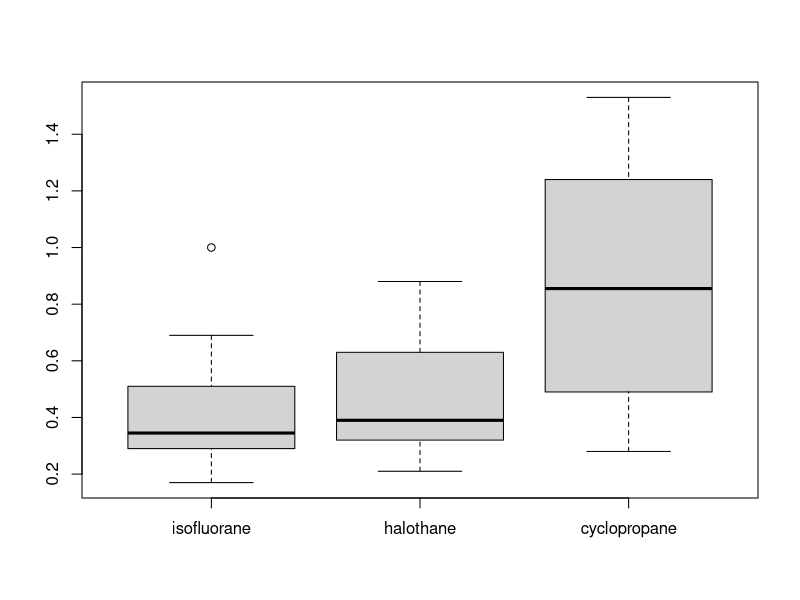
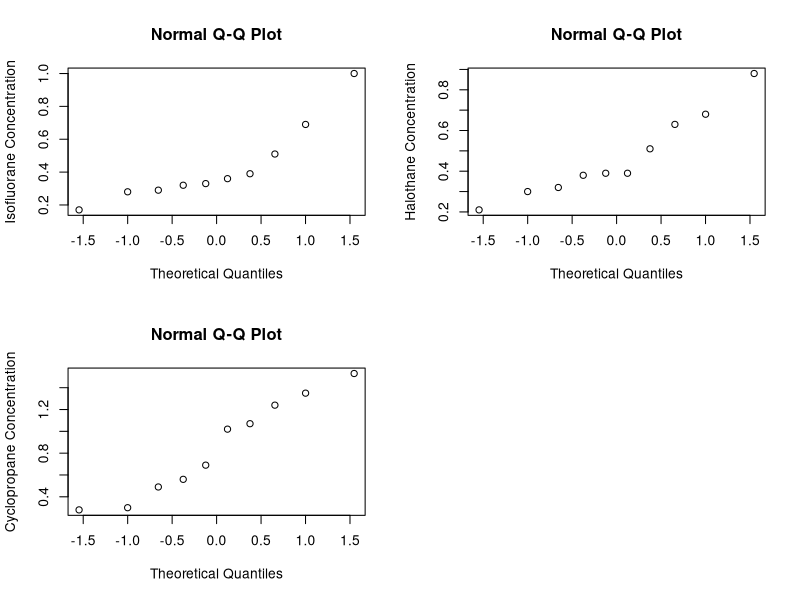

These figures' R source, in order: (Note: this script raises an error after producing the figures.)
#4.1

dogs = read.table("dogs.txt", header=T)
len=length(dogs[,1])
boxplot(dogs)

#4.2
par(mfrow=c(2,2))
qqnorm(dogs[,1],ylab="Isofluorane Concentration")
qqnorm(dogs[,2],ylab="Halothane Concentration")
qqnorm(dogs[,3],ylab="Cyclopropane Concentration")

#4.3
dogframe = data.frame(yield=as.vector(as.matrix(dogs)),
                      variety=factor(rep(1:3,each=10)))
dogaov=lm(yield~variety,data=dogframe)
anova(dogaov)
summary(dogaov)

#Calculate expected value
u1=0.4340; 
u2=0.0350+u1
u3=0.4190+u1

print(u1,u2,u3)
#4.4

attach(dogframe)
kruskal.test(yield,variety)
par(mfrow=c(1,1));qqnorm(dogaov$residuals)

#Calculate and print population variances
for (i in 1:3){
  print(sum((dogs[,i]-mean(dogs[,i]))^2)/(len-1))
}